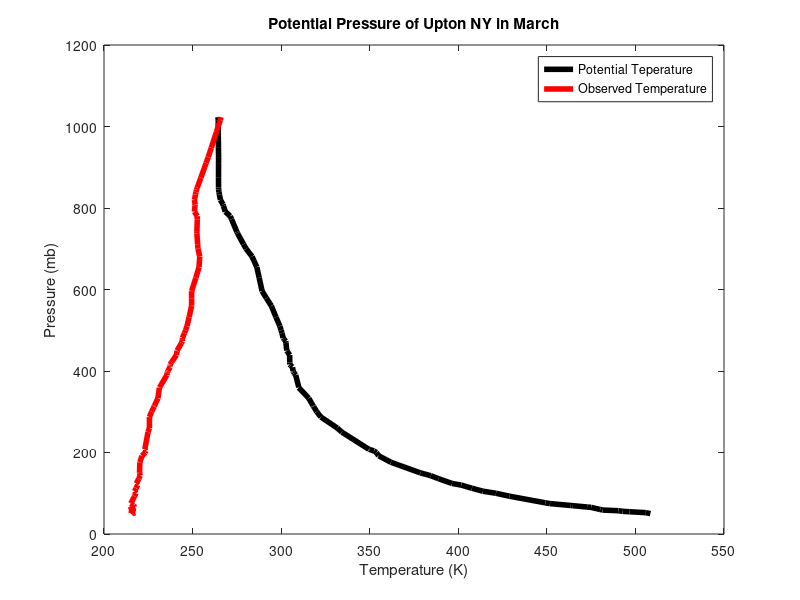

Reproduce this figure in MATLAB.
%%%%%%%%%%%%%%%%%%%%%%%%%%%%%%%%%%%%%%%%%%%%%%%%%%%%%%%%%%%%%%%%%%
% This is the Matlab code for PS #3 for Professor Olivier Pauluis'
% Atmosphere, Ocean, and Climate Dynamics Course at NYU.
% Submitted Monday March 9th 2015.
%%%%%%%%%%%%%%%%%%%%%%%%%%%%%%%%%%%%%%%%%%%%%%%%%%%%%%%%%%%%%%%%%%
clear all
%load variables
load data.mat
%define plotting parameters
Fsize = 20;
Lwide = 4;
set(gca,'Fontsize',Fsize);
%Constants
p0 = 1000;          %mb standard ref. pressure
R = 287;            %J/mol *K gas constant
Kappa = .286;       %R/cp
g = 9.81;           %m/s acceleration due to gravity
%%%%%%%%%%%%%%%%%%%%%%%%%%%%%%%%%%%%%%%%%%%%%%%%%%%%%%%%%%%%%%%%%%
% 1. Compute the potential temperature at each level and plot both the
%    temperature and potential temperature as function of the pressure.
%    Can you locate the tropopause in the sounding?
%%%%%%%%%%%%%%%%%%%%%%%%%%%%%%%%%%%%%%%%%%%%%%%%%%%%%%%%%%%%%%%%%%
Pres = Pressuremb1;                     %Pressure in millibars
TempK = TemperatureC1+273.15;           %Kelvin
N = length(Pressuremb1);                %number of entries
pt = zeros(1,N);                        %produce empty array for calculated potential temp.
H = (R*TempK(1))/g;                     %m scale height

for i = 1:N
    pt(i) = TempK(i)*(p0/Pres(i))^Kappa;%equation for potential temperature.
end

%Plot the graph
h1=plot(pt,Pres,'Color','k','LineWidth',Lwide);
hold on
h2=plot(TempK,Pres,'Color','r','LineWidth',Lwide);
hold on
xlabel('Temperature (K)')
ylabel('Pressure (mb)')
title('Potential Pressure of Upton NY in March')
legend([h1,h2],'Potential Teperature','Observed Temperature')

%%%%%%%%%%%%%%%%%%%%%%%%%%%%%%%%%%%%%%%%%%%%%%%%%%%%%%%%%%%%%%%%%%
% 2. Using the hydrostatic balance and ideal gas law, determine the height
%    (z) of the 500hPa and 200hPa pressure levels.
%%%%%%%%%%%%%%%%%%%%%%%%%%%%%%%%%%%%%%%%%%%%%%%%%%%%%%%%%%%%%%%%%%
p1 = 500; %mb
p2 = 200; %mb
z1 = H*log(double(p0/p1));
z2 = H*log(double(p0/p2));
Z1=['The altitude of pressure at 500hPa is: ',num2str(z1),'meters'];
Z2=['The altitude of pressure at 200hPa is: ',num2str(z2),'meters'];
disp(Z1)
disp(Z2)
zMax = H*log(double(p0/Pres(N))); %test for the height at the last pressure point
%%%%%%%%%%%%%%%%%%%%%%%%%%%%%%%%%%%%%%%%%%%%%%%%%%%%%%%%%%%%%%%%%%
% 3. Compute the Brunt-Vaisala frequency at 1000hPa, 500hPa, and 100hPa.
%%%%%%%%%%%%%%%%%%%%%%%%%%%%%%%%%%%%%%%%%%%%%%%%%%%%%%%%%%%%%%%%%%
% Get the indicies for pressures of interest. 
ind=find(Pres==1000);
ind1=find(Pres==500);
ind2=find(Pres==100);
% Note that the pressure and temperature arrays are parallel...

% to solve this equation the Brunt-Vaisala equation is observed in terms of
% T rather than theta, and discretized to handle the first order derivative (d(theta)/dz).
pt1000 = (g /(TempK(ind)*(p0/Pres(ind))^Kappa))*(((TempK(ind)*(p0/Pres(ind))^Kappa)-(TempK(ind)*(p0/Pres(ind-1))^Kappa))/((H*log(p0/Pres(ind))-(H*log(p0/Pres(ind-1))))))^(.5);
pt500 = (g /(TempK(ind1)*(p0/Pres(ind1))^Kappa))*(((TempK(ind1)*(p0/Pres(ind1))^Kappa)-(TempK(ind1)*(p0/Pres(ind1-1))^Kappa))/((H*log(p0/Pres(ind1))-(H*log(p0/Pres(ind1-1))))))^(.5);
pt100 = (g /(TempK(ind2)*(p0/Pres(ind2))^Kappa))*(((TempK(ind2)*(p0/Pres(ind2))^Kappa)-(TempK(ind2)*(p0/Pres(ind2-1))^Kappa))/((H*log(p0/Pres(ind2))-(H*log(p0/Pres(ind2-1))))))^(.5);
%%%%%%%%%%%%%%%%%%%%%%%%%%%%%%%%%%%%%%%%%%%%%%%%%%%%%%%%%%%%%%%%%%
% 4. Was there convection that day?
%%%%%%%%%%%%%%%%%%%%%%%%%%%%%%%%%%%%%%%%%%%%%%%%%%%%%%%%%%%%%%%%%%
ALRd = -.010; %(K/m) dry adibatic lapse rate
ALRs = -.003; %(K/m) saturated adibatic lapse rate;
TempK(1); %surface temperature

for j = 1:N
    z = H*log(double(p0/Pres(i))); %(m) altitude
    %(TempK(j)-TempK(1))/z;
    if (((TempK(j)-TempK(1))/(z)) <= ALRd) % checks instablity under dry conditons.
        disp('convection occurs at ',z,' under dry conditions.');
    end   
    if (((TempK(j)-TempK(1))/(z)) <= ALRs) % checks instability under saturated conditons.
        disp('convection occurs at ',z,' under saturated conditions.');
    end
end    
